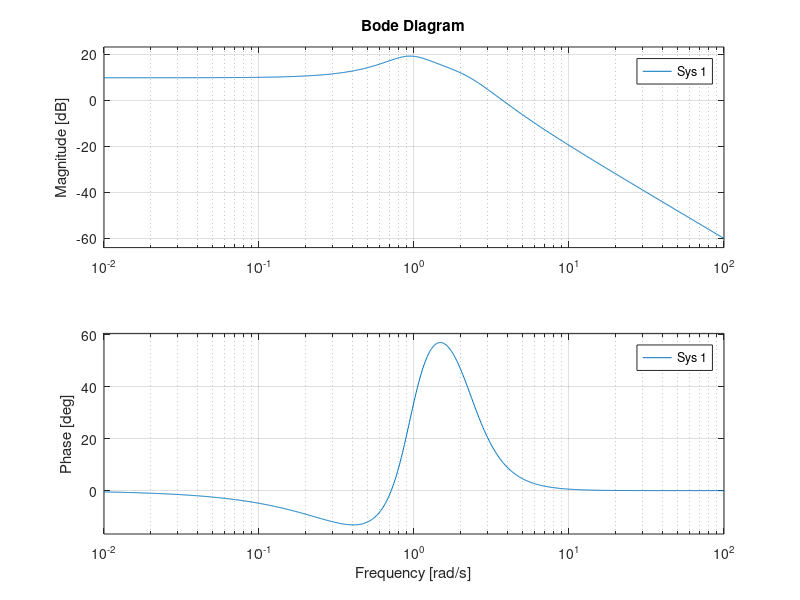
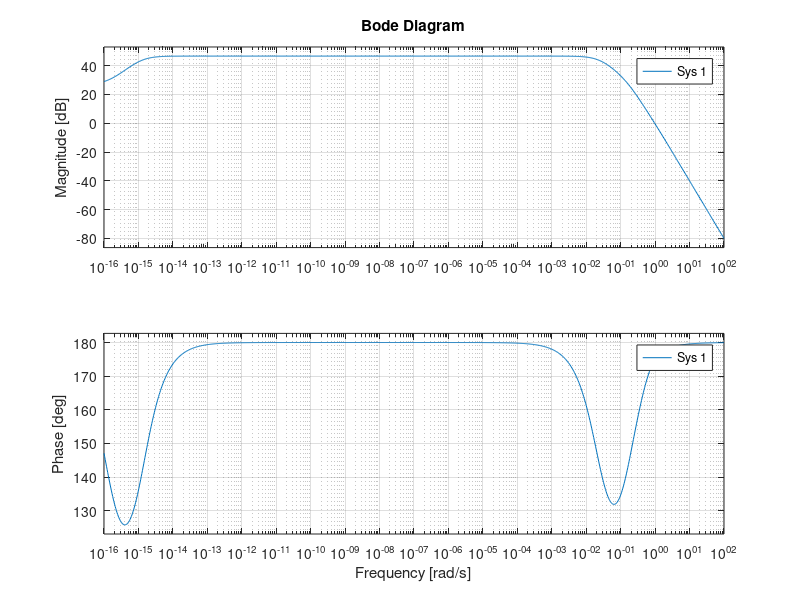
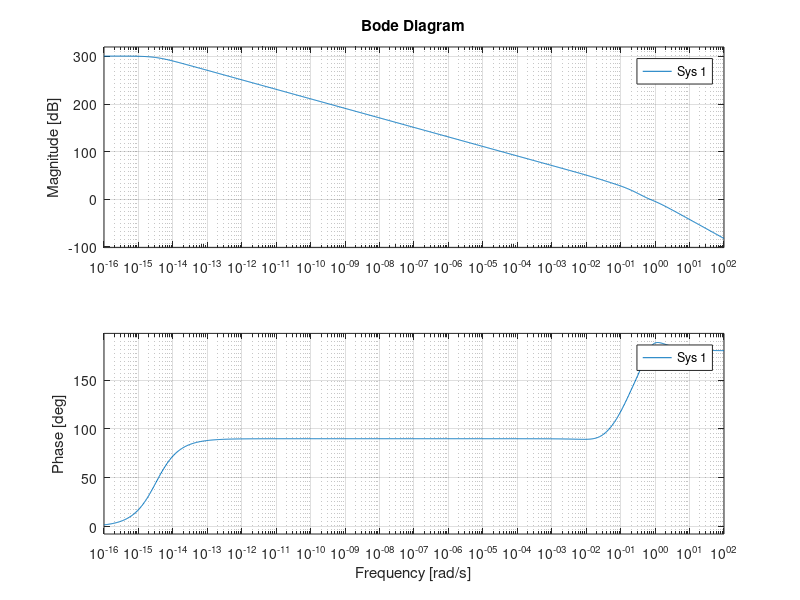

These figures' MATLAB source, in order:
% Lateral aerodynamic coefficients
Y_beta_over_V = -1;
Y_p_over_V = 0.75;
Y_r_over_V = -0.50;
g = 9.81;
g_over_V = 0.05;
Y_A_over_V = 0.5;
Y_R_over_V = -1;
L_beta = 0.1;
L_p = 0.1;
L_r = 0.1;
L_A = 0.25;
L_R = 1;
N_beta = 0.25;
N_p = 0.25;
N_r = -0.25;
N_A = 0.25;
N_R = 0.75;

% Longitudinal aerodynamic coefficients
X_u = -0.1;
g = 9.81;
Z_u_over_V = -0.1;
Z_a_over_V = -0.1;
M_q = -0.5;
M_u = -0.05;
M_lambda = -5;
X_E = -1;
M_E = -10;
X_lambda = -14;
Z_E_over_V = -0.1;
Z_lambda_over_V = -1;


% State variables, this is an LTI system
A = [X_u, X_lambda, 0, -g, 0, 0, 0, 0, 0;
     Z_u_over_V, Z_lambda_over_V, 1, 0, 0, 0, 0, 0, 0;
     M_u, M_lambda, M_q, 0, 0, 0, 0, 0, 0;
     0, 0, 1, 0, 0, 0, 0, 0, 0;
     0, 0, 0, 0, Y_beta_over_V, Y_p_over_V, (Y_r_over_V-1), g_over_V, 0;
     0, 0, 0, 0, L_beta, L_p, L_r, 0, 0;
     0, 0, 0, 0, N_beta, N_p, N_r, 0, 0;
     0, 0, 0, 0, 0, 1, 0, 0, 0;
     0, 0, 0, 0, 0, 0, 1, 0, 0];

B = [1, 0, 0;
     1, 0, 0;
     M_E, 0, 0;
     0, 0, 0;
     0, Y_A_over_V, Y_R_over_V;
     0, L_A, L_R;
     0, N_A, N_R;
     0, 0, 0;
     0, 0, 0];

C = [0, 0, 0, 1, 0, 0, 0, 0, 0;
     0, 0, 0, 0, 0, 0, 0, 1, 0;
     0, 0, 0, 0, 0, 0, 0, 0, 1];

D = 0;


%%%%%%%%%% Open loop system analysis %%%%%%%%%%
open_loop_sys = ss(A, B, C, D, 'InputName', {'Elevator', 'Aileron', 'Rubber'}, 'OutputName', {'Pitch', 'Yaw', 'Roll'});
T = tf(open_loop_sys);


%%%%%%%%%% Pitch Analysis %%%%%%%%%%
figure(1)
subplot(1, 3, 1)
impulse(T(1, 1))

subplot(1, 3, 2)
step(T(1, 1))

subplot(1, 3, 3)
bode(T(1, 1))
[gm_pitch_input_elevator, pm_pitch_input_elevator] = margin(T(1, 1));


%%%%%%%%%% Yaw Analysis %%%%%%%%%%
figure(2)
subplot(3, 2, 1)
impulse(T(2, 2))
subplot(3, 2, 2)
impulse(T(2, 3))

subplot(3, 2, 3)
step(T(2, 2))
subplot(3, 2, 4)
step(T(2, 3))

subplot(3, 2, 5)
bode(T(2, 2))
[gm_yaw_input_aileron, pm_yaw_input_aileron] = margin(T(2, 2));
subplot(3, 2, 6)
bode(T(2, 3))
[gm_yaw_input_rubber, pm_yaw_input_rubber] = margin(T(2, 3));


%%%%%%%%%% Roll Analysis %%%%%%%%%%
figure(3)
subplot(3, 2, 1)
impulse(T(3, 2))
subplot(3, 2, 2)
impulse(T(3, 3))

subplot(3, 2, 3)
step(T(3, 2))
subplot(3, 2, 4)
step(T(3, 3))

subplot(3, 2, 5)
bode(T(3, 2))
[gm_roll_input_aileron, pm_roll_input_aileron] = margin(T(3, 2));
subplot(3, 2, 6)
bode(T(3, 3))
[gm_roll_input_rubber, pm_roll_input_rubber] = margin(T(3, 3));
